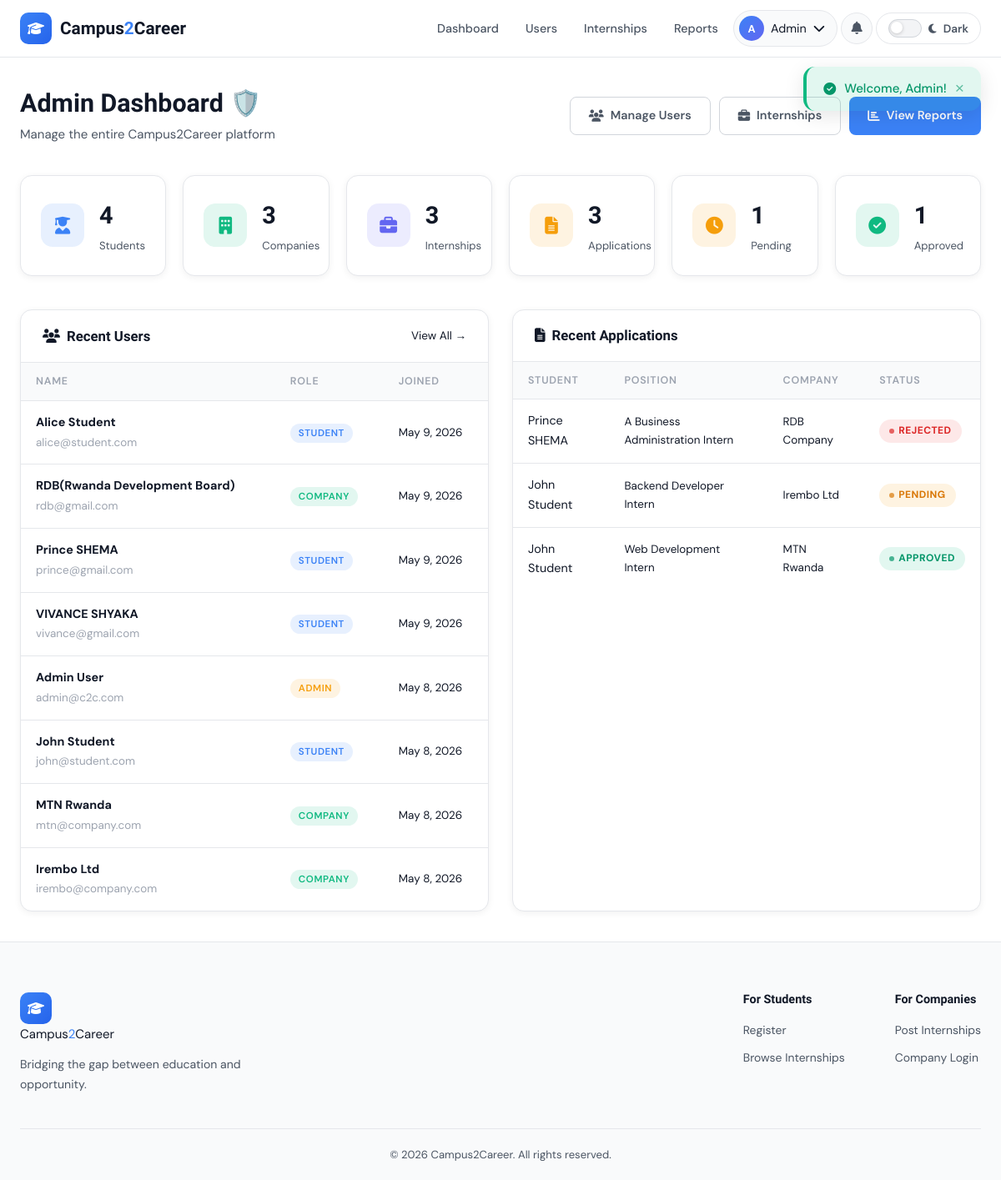
Page /views/admin/dashboard.php (signed in) on the committed database.
### tables this page shows
CREATE TABLE `users` (
  `user_id` int(11) NOT NULL,
  `name` varchar(100) NOT NULL,
  `email` varchar(100) NOT NULL,
  `password` varchar(255) NOT NULL,
  `role` enum('student','company','admin') NOT NULL,
  `created_at` timestamp NOT NULL DEFAULT current_timestamp(),
  `account_status` enum('active','disabled') DEFAULT 'active'
);

CREATE TABLE `applications` (
  `application_id` int(11) NOT NULL,
  `student_id` int(11) DEFAULT NULL,
  `internship_id` int(11) DEFAULT NULL,
  `status` enum('pending','approved','rejected') DEFAULT 'pending',
  `interview_date` datetime DEFAULT NULL,
  `interview_location` varchar(255) DEFAULT NULL,
  `interview_notes` text DEFAULT NULL,
  `applied_at` timestamp NOT NULL DEFAULT current_timestamp()
);

CREATE TABLE `internships` (
  `internship_id` int(11) NOT NULL,
  `company_id` int(11) DEFAULT NULL,
  `title` varchar(150) NOT NULL,
  `description` longtext DEFAULT NULL,
  `responsibilities` longtext DEFAULT NULL,
  `expectations` longtext DEFAULT NULL,
  `internship_location` varchar(160) DEFAULT NULL,
  `requirements` longtext DEFAULT NULL,
  `created_at` timestamp NOT NULL DEFAULT current_timestamp()
);

CREATE TABLE `companies` (
  `company_id` int(11) NOT NULL,
  `user_id` int(11) DEFAULT NULL,
  `company_name` varchar(100) DEFAULT NULL,
  `location` varchar(100) DEFAULT NULL,
  `description` longtext DEFAULT NULL,
  `website` varchar(255) DEFAULT NULL
);

### includes/auth.php (called while the page is built, shortened)
<?php
function getCurrentUser() {
    return isset($_SESSION['user_id']) ? [
        'user_id'  => $_SESSION['user_id'],
        'name'     => $_SESSION['name'],
        'email'    => $_SESSION['email'],
        'role'     => $_SESSION['role'],
        'role_id'  => $_SESSION['role_id'] ?? null,
    ] : null;
}
function getFlash() {
    if (isset($_SESSION['flash'])) {
        $flash = $_SESSION['flash'];
        return $flash;
    }
    return null;
}

### views/admin/dashboard.php (the view, shortened to what this page needs)
<?php
require_once '../../includes/auth.php';
$pdo = getDBConnection();
$stats = [
    'students'     => $pdo->query("SELECT COUNT(*) FROM students")->fetchColumn(),
    'companies'    => $pdo->query("SELECT COUNT(*) FROM companies")->fetchColumn(),
    'internships'  => $pdo->query("SELECT COUNT(*) FROM internships")->fetchColumn(),
    'applications' => $pdo->query("SELECT COUNT(*) FROM applications")->fetchColumn(),
    'pending'      => $pdo->query("SELECT COUNT(*) FROM applications WHERE status='pending'")->fetchColumn(),
    'approved'     => $pdo->query("SELECT COUNT(*) FROM applications WHERE status='approved'")->fetchColumn(),
];
$recentUsers = $pdo->query("
    SELECT * FROM users ORDER BY created_at DESC LIMIT 8
")->fetchAll();
$recentApps = $pdo->query("
    SELECT a.*, i.title, u.name AS student_name, c.company_name
    FROM applications a
    JOIN internships i ON i.internship_id = a.internship_id
    JOIN students s ON s.student_id = a.student_id
    JOIN users u ON u.user_id = s.user_id
    JOIN companies c ON c.company_id = i.company_id
    ORDER BY a.applied_at DESC LIMIT 8
")->fetchAll();
require_once '../../includes/header.php';
?>
<div class="dashboard-page">
<div class="dashboard-container">
    <div class="dashboard-header">
        <div class="d-flex justify-between align-center" style="flex-wrap:wrap; gap:12px;">
            <div>
                <h1>Admin Dashboard 🛡️</h1>
                <p>Manage the entire Campus2Career platform</p>
            </div>
            <div style="display:flex;gap:10px;flex-wrap:wrap;">
                <a href="users.php" class="btn btn-outline"><i class="fas fa-users"></i> Manage Users</a>
                <a href="internships.php" class="btn btn-outline"><i class="fas fa-briefcase"></i> Internships</a>
                <a href="reports.php" class="btn btn-blue"><i class="fas fa-chart-bar"></i> View Reports</a>
            </div>
        </div>
    </div>
    <div class="stats-grid" style="grid-template-columns: repeat(auto-fill, minmax(160px, 1fr));">
        <div class="stat-card">
            <div class="stat-icon blue"><i class="fas fa-user-graduate"></i></div>
            <div class="stat-info">
                <div class="stat-value" data-counter="<?= $stats['students'] ?>"><?= $stats['students'] ?></div>
                <div class="stat-label">Students</div>
            </div>
        </div>
        <div class="stat-card">
            <div class="stat-icon green"><i class="fas fa-building"></i></div>
            <div class="stat-info">
                <div class="stat-value" data-counter="<?= $stats['companies'] ?>"><?= $stats['companies'] ?></div>
                <div class="stat-label">Companies</div>
            </div>
        </div>
        <div class="stat-card">
            <div class="stat-icon navy"><i class="fas fa-briefcase"></i></div>
            <div class="stat-info">
                <div class="stat-value" data-counter="<?= $stats['internships'] ?>"><?= $stats['internships'] ?></div>
                <div class="stat-label">Internships</div>
            </div>
        </div>
        <div class="stat-card">
            <div class="stat-icon yellow"><i class="fas fa-file-alt"></i></div>
            <div class="stat-info">
                <div class="stat-value" data-counter="<?= $stats['applications'] ?>"><?= $stats['applications'] ?></div>
                <div class="stat-label">Applications</div>
            </div>
        </div>
        <div class="stat-card">
            <div class="stat-icon yellow"><i class="fas fa-clock"></i></div>
            <div class="stat-info">
                <div class="stat-value" data-counter="<?= $stats['pending'] ?>"><?= $stats['pending'] ?></div>
                <div class="stat-label">Pending</div>
            </div>
        </div>
        <div class="stat-card">
            <div class="stat-icon green"><i class="fas fa-check-circle"></i></div>
            <div class="stat-info">
                <div class="stat-value" data-counter="<?= $stats['approved'] ?>"><?= $stats['approved'] ?></div>
                <div class="stat-label">Approved</div>
            </div>
        </div>
    </div>
    <div class="page-grid">
        <div class="content-card">
            <div class="content-card-header">
                <h3><i class="fas fa-users" style="color:var(--c-blue);margin-right:8px;"></i>Recent Users</h3>
                <a href="users.php" style="font-size:0.85rem;color:var(--c-blue);">View All →</a>
            </div>
            <div class="content-card-body" style="padding:0;">
                <div class="table-wrapper">
                <table class="table">
                    <thead>
                        <tr><th>Name</th><th>Role</th><th>Joined</th></tr>
                    </thead>
                    <tbody>
                    <?php foreach ($recentUsers as $u): ?>
                    <tr>
                        <td>
                            <strong><?= htmlspecialchars($u['name']) ?></strong><br>
                            <span class="text-small text-muted"><?= htmlspecialchars($u['email']) ?></span>
                        </td>
                        <td><span class="role-badge role-<?= $u['role'] ?>"><?= ucfirst($u['role']) ?></span></td>
                        <td class="text-muted text-small"><?= date('M j, Y', strtotime($u['created_at'])) ?></td>
                    </tr>
                    <?php endforeach; ?>
                    </tbody>
                </table>
                </div>
            </div>
        </div>
        <div class="content-card">
            <div class="content-card-header">
                <h3><i class="fas fa-file-alt" style="color:var(--c-blue);margin-right:8px;"></i>Recent Applications</h3>
            </div>
            <div class="content-card-body" style="padding:0;">
                <div class="table-wrapper">
                <table class="table">
                    <thead>
                        <tr><th>Student</th><th>Position</th><th>Company</th><th>Status</th></tr>
                    </thead>
                    <tbody>
                    <?php foreach ($recentApps as $app): ?>
                    <tr>
                        <td><?= htmlspecialchars($app['student_name']) ?></td>
                        <td class="text-small"><?= htmlspecialchars($app['title']) ?></td>
                        <td class="text-small text-muted"><?= htmlspecialchars($app['company_name']) ?></td>
                        <td><span class="badge badge-<?= $app['status'] ?>"><?= ucfirst($app['status']) ?></span></td>
                    </tr>
                    <?php endforeach; ?>
                    </tbody>
                </table>
                </div>
            </div>
        </div>
    </div>
</div>
</div>
<?php require_once '../../includes/footer.php'; ?>

### includes/header.php (shortened to what this page needs)
<?php
$flash = getFlash();
$currentUser = getCurrentUser();
$role = $currentUser['role'] ?? null;
?>
<!DOCTYPE html>
<html lang="en" id="htmlRoot">
<head>
    <link rel="stylesheet" href="<?= BASE_URL ?>assets/css/style.css">
    <link rel="stylesheet" href="https://cdnjs.cloudflare.com/ajax/libs/font-awesome/6.5.0/css/all.min.css">
</head>
<body>
<nav class="navbar">
    <div class="nav-container">
        <a href="<?= BASE_URL ?>index.php" class="nav-brand">
            <span class="brand-icon"><i class="fas fa-graduation-cap"></i></span>
            <span class="brand-text">Campus<span>2</span>Career</span>
        </a>
        <ul class="nav-links" id="navLinks">
            <?php if (!$currentUser): ?>
                <li><a href="<?= BASE_URL ?>index.php" class="nav-link">Home</a></li>
                <li><a href="<?= BASE_URL ?>views/public/internships.php" class="nav-link">Internships</a></li>
                <li><a href="<?= BASE_URL ?>login.php" class="nav-link">Login</a></li>
                <li><a href="<?= BASE_URL ?>register.php" class="nav-btn">Get Started</a></li>
            <?php elseif ($role === 'admin'): ?>
                <li><a href="<?= BASE_URL ?>views/admin/dashboard.php" class="nav-link">Dashboard</a></li>
                <li><a href="<?= BASE_URL ?>views/admin/users.php" class="nav-link">Users</a></li>
                <li><a href="<?= BASE_URL ?>views/admin/internships.php" class="nav-link">Internships</a></li>
                <li><a href="<?= BASE_URL ?>views/admin/reports.php" class="nav-link">Reports</a></li>
            <?php endif; ?>
            <?php if ($currentUser): ?>
                <li class="nav-user-menu">
                    <button class="nav-user-btn" id="userMenuBtn">
                        <span class="user-avatar"><?= strtoupper(substr($currentUser['name'], 0, 1)) ?></span>
                        <span class="user-name-short"><?= htmlspecialchars(explode(' ', $currentUser['name'])[0]) ?></span>
                        <i class="fas fa-chevron-down"></i>
                    </button>
                </li>
            <?php endif; ?>
            <?php if ($currentUser): ?>
            <li>
                <button class="notif-bell-btn" id="notifBellBtn" aria-label="Notifications">
                    <i class="fas fa-bell"></i>
                </button>
            </li>
            <?php endif; ?>
            <li>
                <button class="theme-toggle" id="themeToggle" aria-label="Toggle dark mode" title="Toggle dark mode">
                    <span class="toggle-track">
                        <span class="toggle-knob"></span>
                    </span>
                    <span class="toggle-icon" id="toggleIcon">
                        <i class="fas fa-moon" id="themeIcon"></i>
                    </span>
                    <span class="toggle-label" id="toggleLabel">Dark</span>
                </button>
            </li>
        </ul>
    </div>
</nav>
<?php if ($flash): ?>
<div class="flash-message flash-<?= $flash['type'] ?>" id="flashMsg">
    <i class="fas fa-<?= $flash['type'] === 'success' ? 'check-circle' : ($flash['type'] === 'error' ? 'times-circle' : 'info-circle') ?>"></i>
    <?= htmlspecialchars($flash['message']) ?>
    <button class="flash-close" onclick="document.getElementById('flashMsg').remove()">×</button>
</div>
<?php endif; ?>
<main class="main-content">

### rows in the picture
users: name "A", name "Admin", name "Admin User", email "admin@c2c.com", role "ADMIN", created_at "May 8, 2026"
applications: student "4", users.name "Prince SHEMA", internship.title "A Business Administration Intern", companies.company_name "RDB Company", status "REJECTED"
users: name "Alice Student", email "alice@student.com", role "STUDENT", created_at "May 9, 2026"
users: name "RDB(Rwanda Development Board)", email "rdb@gmail.com", role "COMPANY", created_at "May 9, 2026"
users: name "Prince SHEMA", email "prince@gmail.com", role "STUDENT", created_at "May 9, 2026"
users: name "VIVANCE SHYAKA", email "vivance@gmail.com", role "STUDENT", created_at "May 9, 2026"
users: name "John Student", email "john@student.com", role "STUDENT", created_at "May 8, 2026"
users: name "MTN Rwanda", email "mtn@company.com", role "COMPANY", created_at "May 8, 2026"
users: name "Irembo Ltd", email "irembo@company.com", role "COMPANY", created_at "May 8, 2026"
applications: users.name "John Student", internship.title "Backend Developer Intern", companies.company_name "Irembo Ltd", status "PENDING"
applications: users.name "John Student", internship.title "Web Development Intern", companies.company_name "MTN Rwanda", status "APPROVED"

### other values in the picture
$flash['message'] "Welcome, Admin!"
$stats['companies'] "3"
$stats['internships'] "3"
$stats['applications'] "3"
$stats['pending'] "1"
$stats['approved'] "1"
